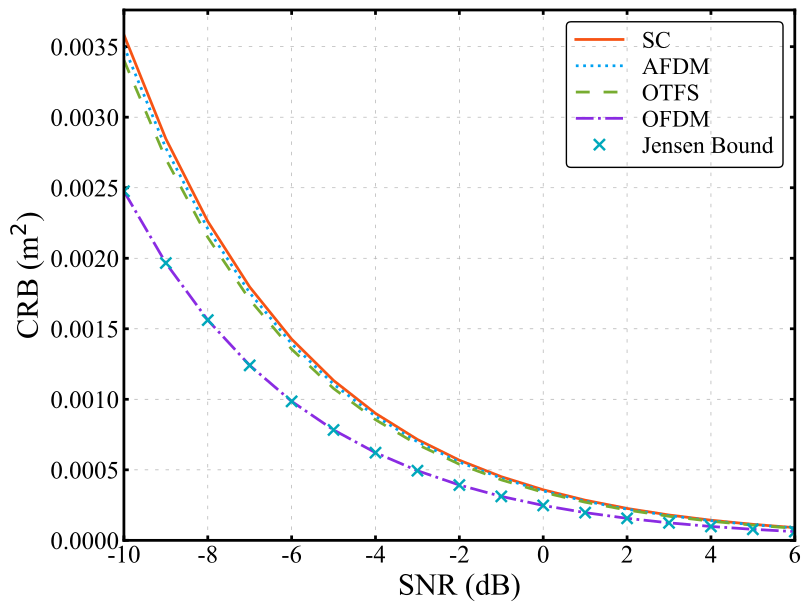

Write Python code to recreate this figure.
"""Fig. 1(b) 加入插零上采样和 RRC 成形后的 16-PSK 测距 CRB。

模型依据：刘凡等 IT 论文 (8)、(27)–(32)、(36)–(43)，以及项目书的
    x = P A U s,  z = F_M x,  M = L N。
这里采用项目书的 M 点周期卷积和周期分数时延模型；循环前缀及保护间隔
须覆盖成形脉冲的有效记忆和最大目标时延。未另加接收匹配滤波器。

依赖：numpy、scipy、matplotlib、commpy、DigiCommPy。
运行：python Fig1b_PA_RRC.py
"""

#%% 导入与绘图风格
from pathlib import Path

import numpy as np
import scipy.linalg
import scipy.fft
import matplotlib.pyplot as plt
from matplotlib.font_manager import FontProperties
import commpy.filters
from DigiCommPy.modem import PSKModem, QAMModem

plt.rcParams['font.family'] = 'Times New Roman'
plt.rcParams['font.size'] = 14
plt.rcParams['axes.titlesize'] = 22
plt.rcParams['axes.labelsize'] = 22
plt.rcParams['xtick.labelsize'] = 22
plt.rcParams['ytick.labelsize'] = 22
plt.rcParams['axes.unicode_minus'] = False
plt.rcParams['figure.figsize'] = [8, 6]
plt.rcParams['lines.linestyle'] = '-'
plt.rcParams['lines.linewidth'] = 2
plt.rcParams['lines.markersize'] = 6
plt.rcParams['figure.facecolor'] = 'white'
plt.rcParams['axes.edgecolor'] = 'black'
plt.rcParams['legend.fontsize'] = 18


#%% 上采样矩阵：沿用给定的插零定义
def upsamplingMatrix(M, Q):
    GammaQ = np.zeros((Q * M, M))
    for m in range(M):
        GammaQ[m * Q, m] = 1
    return GammaQ


#%% 从完整的实参数 FIM 直接求逆，提取时延 CRB
def delay_crb_direct(J, n_targets):
    """J 的参数顺序：[tau_1..tau_K, Re(beta_1).., Im(beta_1)..]。"""
    J = 0.5 * (J + J.T)             # 去掉浮点乘法产生的非对称误差
    return float(np.trace(np.linalg.inv(J)[:n_targets, :n_targets]))


#%% 参数：原文 Fig. 1(b) 的 16-PSK、N=128、40 个目标和四种调制
N = 128
K = 40                             # 目标数，原文记 L；与这里的过采样率区分
L = 10                             # 用户给定的过采样率
M = L * N                          # CP 去除后的有效采样点数
Tsym = 1.0
alpha = 0.3
span = 6                          # 供短时域 srrcFunction 接口使用；这里选用全长 commpy RRC
MOD_TYPE = 'psk'
MOD_ORDER = 16
N1, N2 = 32, 4
c1, c2 = 1 / 16, 1 / 8
SNR_dB = np.arange(-10, 7, 1)
N_FRAMES = 1000                    # 对随机数据先求逆再平均；需要快速检查可调小
TARGET_SEED = 4
SYMBOL_SEED = 42
MIN_TARGET_SPACING = 0.8           # 原复现脚本的目标最小间隔，单位：原始符号间隔
B = 160e6                         # 原文用于换算物理距离的采样率
c_light = 3e8


#%% 构造原文的 U；所有 DFT 都是酉变换
def dft_matrix(length):
    idx = np.arange(length)
    return np.exp(-2j * np.pi * np.outer(idx, idx) / length) / np.sqrt(length)


F_N = dft_matrix(N)
F_N1 = dft_matrix(N1)
indices = np.arange(N)
chirp1 = np.exp(-2j * np.pi * c1 * indices**2)
chirp2 = np.exp(-2j * np.pi * c2 * indices**2)

U_dict = {
    'SC': np.eye(N, dtype=complex),
    'AFDM': (chirp1[:, None] * F_N.conj().T) * chirp2[None, :],
    'OTFS': np.kron(F_N1.conj().T, np.eye(N2)),
    'OFDM': F_N.conj().T,
}


#%% x = P A U s：P 为长度 M 的循环卷积矩阵
A = upsamplingMatrix(N, L)

# 用户给定的第二种生成方式；p 是离散采样的全长 RRC，单位能量。
t, p = commpy.filters.rrcosfilter(L * N, alpha, Tsym, L / Tsym)
p = np.asarray(p, dtype=float)
p = p / np.sqrt(np.sum(np.abs(p)**2))
P = scipy.linalg.circulant(p)       # P @ v = np.convolve(p,v) 的 M 点循环版本
PA = P @ A                         # 一次预计算，主循环用 PA @ (U @ s)

# 在每个 U 下预计算 Φ^H = F_M P A U，避免重复构建大矩阵。
# scipy.fft.fft(..., norm='ortho') 与酉 DFT F_M 完全相同。
PhiH_dict = {
    name: scipy.fft.fft(PA @ U, axis=0, norm='ortho')
    for name, U in U_dict.items()
}


#%% 目标几何：保持 Fig. 1(a) 使用的物理位置，时延换为过采样点单位
rng_target = np.random.default_rng(TARGET_SEED)
free_range = (N - 1) - (K - 1) * MIN_TARGET_SPACING
if free_range <= 0:
    raise ValueError('目标间距与数量之和超过原 Fig. 1 的时延窗口')
tau_symbol = (np.sort(rng_target.uniform(0.0, free_range, K))
              + MIN_TARGET_SPACING * np.arange(K))
tau = L * tau_symbol               # 项目书约定：tau 以新采样间隔为单位
beta = np.ones(K, dtype=complex)

# 论文 (29)-(32) 的 H 改成 M 个频率点；对 tau 求导时分母必须是 M。
freq_idx = np.arange(M)
a = np.exp(-2j * np.pi * np.outer(freq_idx, tau) / M)
a_dot = (-2j * np.pi * freq_idx[:, None] / M) * a
H = np.column_stack((a_dot * beta[None, :], a, 1j * a))


#%% DigiCommPy 生成 16-PSK 星座，并满足原文 E|s_n|^2 = 1
modem_dict = {'psk': PSKModem, 'qam': QAMModem}
modem = modem_dict[MOD_TYPE](MOD_ORDER)
alphabet = np.asarray(modem.modulate(np.arange(MOD_ORDER)), dtype=complex)
symbol_energy = float(np.mean(np.abs(alphabet)**2))

# E_s[J(s)] 的频谱权重：w_bar[k] = E|[F_M P A U s]_k|^2。
# 当 E[ss^H]=I 且 U 酉时，它与 U 无关，但已经不是原文无脉冲的全 1。
mean_spectrum = np.sum(np.abs(PhiH_dict['SC'])**2, axis=1)
for name, PhiH in PhiH_dict.items():
    np.testing.assert_allclose(
        np.sum(np.abs(PhiH)**2, axis=1), mean_spectrum,
        rtol=1e-10, atol=1e-10, err_msg=f'{name} 的 U 应当为酉矩阵'
    )

J_bar = 2 * np.real(H.conj().T @ (mean_spectrum[:, None] * H))
jensen_tau_trace = delay_crb_direct(J_bar, K)


#%% 给定数据帧：J(s)=2 Re{H^H diag(|Φ^H s|²) H}，直接逆再平均
rng_symbols = np.random.default_rng(SYMBOL_SEED)
crb_sum = {name: 0.0 for name in U_dict}

for frame in range(N_FRAMES):
    d = rng_symbols.integers(low=0, high=MOD_ORDER, size=N)
    s = np.asarray(modem.modulate(d), dtype=complex) / np.sqrt(symbol_energy)

    for name, PhiH in PhiH_dict.items():
        z = PhiH @ s               # z = F_M (P A U s)
        spectrum = np.abs(z)**2
        J = 2 * np.real(H.conj().T @ (spectrum[:, None] * H))
        crb_sum[name] += delay_crb_direct(J, K)

    if (frame + 1) % 100 == 0 or frame + 1 == N_FRAMES:
        print(f'已完成 {frame + 1}/{N_FRAMES} 帧')


#%% SNR=1/sigma_n^2；tau 单位为上采样点，距离换算因子必须同时除以 L
# 原论文每个原始采样点 0.9375 m；这里每个新采样点 0.09375 m。
range_per_sample = c_light / (2 * B * L)
scale = (range_per_sample**2) * 10**(-SNR_dB / 10)
CRB = {name: (crb_sum[name] / N_FRAMES) * scale for name in U_dict}
Jensen = jensen_tau_trace * scale

# 16-PSK 等模：在这个循环脉冲模型中，OFDM 每个频率点的能量恒定。
# 因此 OFDM 的逐帧 CRB 应等于对应脉冲模型下的 Jensen bound。
ofdm_gap = np.max(np.abs(CRB['OFDM'] - Jensen) / Jensen)
print(f'OFDM 与 Jensen bound 最大相对偏差：{ofdm_gap:.3e}')

print(f'上采样后：M={M}, 每个新采样点 {range_per_sample:.5f} m')
print(f'参考脉冲能量：{np.sum(np.abs(p)**2):.8f}')
for name in U_dict:
    print(f'{name:5s}，SNR=0 dB 时 CRB = '
          f'{(crb_sum[name] / N_FRAMES) * range_per_sample**2:.6g} m²')


#%% 统一绘图，风格沿用用户给定的 matplotlib 示例
fig, axs = plt.subplots(1, 1, figsize=(8, 6), constrained_layout=True)
colors = ['#F65314', '#00A1F1', '#77AC30', '#8A2BE2', '#00A8BB', 'k']
linestyles = ['-', ':', (0, (5, 5)), '-.']
for m, name in enumerate(['SC', 'AFDM', 'OTFS', 'OFDM']):
    axs.plot(SNR_dB, CRB[name], color=colors[m], ls=linestyles[m], label=name)
axs.plot(SNR_dB, Jensen, color=colors[4], ls='none', marker='x',
         ms=8, mew=1.8, label='Jensen Bound')

axs.set_xlabel('SNR (dB)')
axs.set_ylabel(r'CRB (m$^2$)')
axs.set_xlim(SNR_dB[0], SNR_dB[-1])
axs.set_ylim(bottom=0)
axs.grid(linestyle=(0, (5, 10)), linewidth=0.5, which='both')

font1 = FontProperties(family='Times New Roman', style='normal', size=17)
legend1 = axs.legend(loc='upper right', edgecolor='black',
                     labelspacing=0.2, prop=font1)
legend1.get_frame().set_alpha(1)
legend1.get_frame().set_facecolor('none')

bw = 2
for spine in axs.spines.values():
    spine.set_linewidth(bw)
axs.tick_params(direction='in', axis='both', top=True, right=True,
                labelsize=18, width=bw)
for label in axs.get_xticklabels() + axs.get_yticklabels():
    label.set_fontname('Times New Roman')

out_fig = Path(__file__).with_suffix('.pdf')
fig.savefig(out_fig, bbox_inches='tight')
print(f'已保存：{out_fig}')
plt.show()
plt.close(fig)
